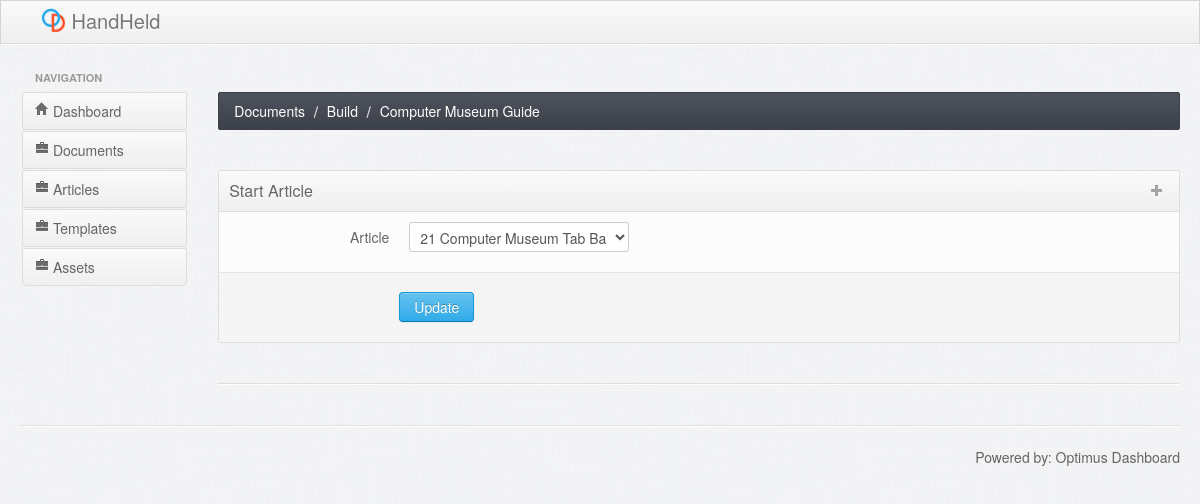
Page /documents/build/2 on the committed database.
### tables this page shows
CREATE TABLE document ("id" INTEGER PRIMARY KEY AUTOINCREMENT DEFAULT NULL,"name" Varchar(128) NOT NULL,"last_publication_date" Date DEFAULT NULL,"status" Varchar(32) NOT NULL,"version" Varchar(64) DEFAULT NULL,"template_id" integer,"start_article" integer,deployed_version integer DEFAULT NULL);

### application/views/documents/index.php (called while the page is built)
<?php $this->load->view('documents/partials/'.strtolower($action)) ; ?>

### application/controllers/documents.php (called while the page is built, shortened)
<?php
  class Documents extends CI_Controller
  {
    public function __construct()
    {
      $this->load->model('Document_model');
      $this->load->model('Article_model');
      $this->load->model('Template_model');
      $this->load->model('Assets_model');
    }
    public function build($id = null)
    {
      $data['action'] = 'Build';
      $data['documents'] = $this->Document_model->get_document_by_id($id);
      $data['articles'] = $this->Article_model->get_all_articles();
      $data['templates'] = $this->Template_model->get_all_templates();
      $this->load->view('partials/header', $data);
      $this->load->view('partials/leftmenu', $data);
      $this->load->view('documents/index.php', $data);
      $this->load->view('partials/footer', $data);
    }
  }

### index.php (called while the page is built, shortened)
<?php
require_once BASEPATH.'core/CodeIgniter.php';

### application/models/document_model.php (called while the page is built, shortened)
<?php
  class Document_model extends CI_Model
  {
    public function get_document_by_id($id = null)
    {
      $this->db->select('*');
      $this->db->from('document');
      $this->db->where('document.id', $id);
      $query = $this->db->get();
      return $query->result();
    }
  }

### application/models/article_model.php (called while the page is built, shortened)
<?php
  class Article_model extends CI_Model
  {
    public function get_all_articles()
    {
      $this->db->select('a.id, a.name, a.data, t.name template_name, t.id template_id, t.isComposite');
      $this->db->from('article a');
      $this->db->join('template t', 't.id = a.template_id');
      $query = $this->db->get();
      $data = $query->result();
      return $data;
    }
  }

### application/views/documents/partials/build.php (the view, shortened to what this page needs)
<?php if (sizeof($documents) > 0) : ?>
<?php foreach ($documents as $document) : ?>
			<div id="content" class="span10">
        <div>
            <ul class="breadcrumb">
                <li>
                    <a href="<?php echo base_url() ?>documents/">Documents</a> <span class="divider">/</span>
                </li>
                <li>
                    <a href="#"><?php echo $action ?></a> <span class="divider">/</span>
                </li>
                <li>
                    <a href="#"><?php echo $document->name ?></a>
                </li>
            </ul>
        </div>
        <div class="row-fluid">
            <div class="box span12">
                <div class="box-header" data-original-title>
                    <h2>Start Article</h2>
                    <div class="box-icon">
                        <a href="#" class="btn-add"><i class="icon-plus"></i></a>
                    </div>
                </div>
                <div class="box-content">
                  <?php echo form_open('documents/modify', array('class' => 'form-horizontal', 'id' => 'myform')); ?>
                    <fieldset>
                        <div class="control-group">
                            <label class="control-label" for="selectError">Article</label>
                            <div class="controls">
                                <select id="selectError" name="startArticleID">
                                  <?php foreach ($articles as $article) : ?>
                                  <?php if ($article->id == $document->start_article) : ?>
                                        <option value="<?php echo $article->id ?>"
                                                selected><?php echo $article->id . ' ' . $article->name ?></option>
                                    <?php else : ?>
                                        <option value="<?php echo $article->id ?>"><?php echo $article->id . ' ' . $article->name ?></option>
                                    <?php endif ?>
                                  <?php endforeach?>
                                </select>
                            </div>
                        </div>
                        <div class="form-actions">
                            <button type="submit" class="btn btn-primary">Update</button>
                        </div>
                    </fieldset>
                    </form>
                </div>
            </div>
        </div>
        <hr>
    <?php endforeach ?>
  <?php endif ?>

### css/style.css (style rules this page uses)
body { background: url(../img/bg-light.jpg) repeat; color: #646464; }
a { color: #646464; }
hr { margin: 20px 0; border: 0; border-top: 1px solid #e0dfdf; border-bottom: 1px solid #fefefe; }
h2 { font-size: 16px; line-height: 16px; }
.breadcrumb { margin-top: 27px; border: 1px solid #3c4049; color: #fff; background-color: #4e525d; background-image: -moz-linear-gradient(top, #4e525d, #3c4049); background-image: -webkit-gradient(linear, 0 0, 0 100%, from(#4e525d), to(#3c4049)); background-image: -webkit-linear-gradient(top, #4e525d, #3c4049); background-image: -o-linear-gradient(top, #4e525d, #3c4049); background-image: linear-gradient(to bottom, #4e525d, #3c4049); filter: progid:dximagetransform.microsoft.gradient(startColorstr='#4e525d', endColorstr='#3c4049', GradientType=0); -webkit-border-radius: 2px; -moz-border-radius: 2px; border-radius: 2px; }
.breadcrumb a { color: #fff; text-shadow: none; }
.box { margin: 20px 0px; }
.box-header { height: 20px; border: 1px solid #ddd; margin-bottom: -1px; padding: 10px; background-color: #fafafa; background-image: -moz-linear-gradient(top, #fafafa, #efefef); background-image: -webkit-gradient(linear, 0 0, 0 100%, from(#fafafa), to(#efefef)); background-image: -webkit-linear-gradient(top, #fafafa, #efefef); background-image: -o-linear-gradient(top, #fafafa, #efefef); background-image: linear-gradient(to bottom, #fafafa, #efefef); filter: progid:dximagetransform.microsoft.gradient(startColorstr='#fafafa', endColorstr='#efefef', GradientType=0); -webkit-box-shadow: none; -moz-box-shadow: none; box-shadow: none; -webkit-border-radius: 2px 2px 0px 0px; -moz-border-radius: 2px 2px 0px 0px; border-radius: 2px 2px 0px 0px; overflow: hidden; }
.box-header h2 { font-size: 16px; line-height: 16px; float:left; margin-top: 2px; color: #646464; font-weight: normal; text-shadow: 0px 1px 0px #fff; }
.box-header .box-icon { float:right; margin-top: 1px; }
.box-header .box-icon i { -webkit-transition: all 0.1s ease-in-out; -moz-transition: all 0.1s ease-in-out; -o-transition: all 0.1s ease-in-out; -ms-transition: all 0.1s ease-in-out; transition: all 0.1s ease-in-out; opacity: .4; }
.box-header .box-icon a { margin: 0px 5px; }
.box-content { margin-top: -1px; padding: 10px; border: 1px solid #ddd; background: #fcfcfc; -webkit-border-radius: 0px 0px 2px 2px; -moz-border-radius: 0px 0px 2px 2px; border-radius: 0px 0px 2px 2px; }
.form-actions { padding: 19px 20px 20px; margin: 20px -10px -30px -10px; background-color: #f5f5f5; border-top: 1px solid #e5e5e5; *zoom: 1; }
.form-actions:before, .form-actions:after { display: table; line-height: 0; content: ""; }
.form-actions:after { clear: both; }
.btn-primary { background-color: #006dcc; color: #ffffff; background-image: -moz-linear-gradient(top, #67c2ef, #2FABE9); background-image: -ms-linear-gradient(top, #67c2ef, #2FABE9); background-image: -webkit-gradient(linear, 0 0, 0 100%, from(#67c2ef), to(#2FABE9)); background-image: -webkit-linear-gradient(top, #67c2ef, #2FABE9); background-image: -o-linear-gradient(top, #67c2ef, #2FABE9); background-image: linear-gradient(top, #67c2ef, #2FABE9); background-repeat: repeat-x; filter: progid:DXImageTransform.Microsoft.gradient(startColorstr='#'67c2ef, endColorstr='#'2FABE9, GradientType=0); border-color: #1598d9 #1598d9 #007bb8 #1598d9; filter: progid:DXImageTransform.Microsoft.gradient(enabled = false); }

### rows in the picture
document: name "Computer Museum Guide", startArticleID "21 Computer Museum Tab Bar"
